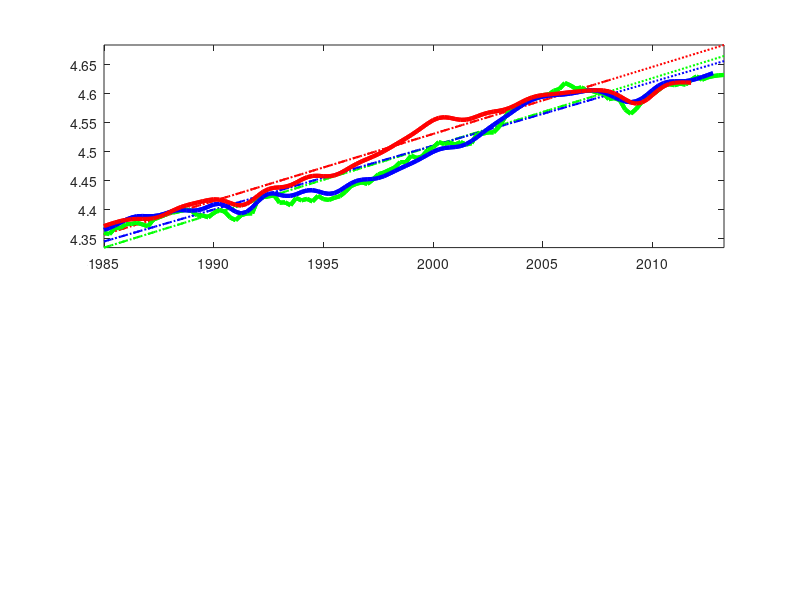

MATLAB code to generate this figure: (Note: this script raises an error after producing the figure.)
%tfp data from various sources
%sample is Q2 1947 to Q2 2013

%all data is in natural logs


% Fernald - raw
% Fernald - util adjusted
% Fernald - own, unemp. Proxy for util (Solow)
%     BLS - Manufacturing (interpolated)
%     BLS - Private Business (interpolated)
%     BLS - Private Nonfarm Business (interpolated)
%     BLS - Total (interpolated)
%     PENN world tables (interpolated)

sers=[0.0003	-0.0019	NaN	NaN	NaN	NaN	NaN	NaN
-0.008	-0.0123	NaN	NaN	NaN	NaN	NaN	NaN
-0.0001	-0.0046	NaN	NaN	NaN	NaN	NaN	NaN
0.0238	0.0234	NaN	NaN	3.8042	3.9001	NaN	NaN
0.0436	0.0529	0.0198	NaN	3.7958	3.8967	NaN	NaN
0.0346	0.0584	0.0112	NaN	3.7881	3.8937	NaN	NaN
0.036	0.0763	0.0125	NaN	3.7824	3.8922	NaN	NaN
0.0208	0.075	0.0004	NaN	3.7808	3.8936	NaN	NaN
0.0196	0.0805	0.0033	NaN	3.786	3.8999	NaN	NaN
0.0368	0.0941	0.0232	NaN	3.7987	3.9115	NaN	NaN
0.0299	0.0735	0.0174	NaN	3.8178	3.9276	NaN	NaN
0.0722	0.0955	0.0576	NaN	3.84	3.9463	NaN	4.112174105
0.0925	0.094	0.075	NaN	3.8603	3.9638	NaN	4.119231742
0.1127	0.0978	0.0915	NaN	3.8754	3.9779	NaN	4.126131373
0.114	0.0924	0.0915	NaN	3.8843	3.9874	NaN	4.132556981
0.1083	0.0899	0.0833	NaN	3.8877	3.9924	NaN	4.138034547
0.11	0.1016	0.0836	NaN	3.8884	3.9942	NaN	4.141932041
0.1287	0.1309	0.1026	NaN	3.8886	3.9939	NaN	4.14426446
0.1272	0.1348	0.1018	NaN	3.8899	3.9932	NaN	4.14569383
0.1274	0.1323	0.1009	NaN	3.8937	3.9933	NaN	4.1475292
0.1331	0.1289	0.1063	NaN	3.9003	3.9959	NaN	4.151726647
0.1348	0.1205	0.1087	NaN	3.9094	4.0012	NaN	4.158794129
0.1528	0.1337	0.1255	NaN	3.9197	4.0084	NaN	4.167791489
0.1654	0.1514	0.1377	NaN	3.9289	4.0153	NaN	4.176330449
0.1689	0.1707	0.1409	NaN	3.9339	4.0185	NaN	4.180574614
0.1619	0.1858	0.1342	NaN	3.9337	4.0169	NaN	4.179111302
0.1473	0.1925	0.1228	NaN	3.9294	4.0117	NaN	4.172951543
0.1458	0.2043	0.1264	NaN	3.9243	4.0062	NaN	4.165530083
0.1529	0.2126	0.1351	NaN	3.9241	4.0059	NaN	4.162705376
0.1638	0.213	0.1466	NaN	3.9311	4.0132	NaN	4.167188741
0.1793	0.2111	0.1599	NaN	3.9447	4.0274	NaN	4.178544358
0.1969	0.2105	0.1753	NaN	3.9613	4.0444	NaN	4.193189267
0.2087	0.2092	0.1861	NaN	3.9739	4.0569	NaN	4.20439337
0.2094	0.2037	0.1857	NaN	3.9792	4.0611	NaN	4.208571575
0.2042	0.1987	0.1809	NaN	3.9767	4.0569	NaN	4.205283794
0.1992	0.1968	0.1752	NaN	3.9694	4.0475	NaN	4.197234945
0.2033	0.2041	0.18	NaN	3.9637	4.0396	NaN	4.190274951
0.1998	0.2022	0.1762	NaN	3.9628	4.037	NaN	4.187568651
0.2164	0.22	0.1928	NaN	3.9675	4.0404	NaN	4.189595799
0.2166	0.2236	0.1923	NaN	3.9755	4.0474	NaN	4.194151069
0.2128	0.2271	0.1891	NaN	3.9818	4.0529	NaN	4.196344047
0.216	0.2414	0.1926	NaN	3.9839	4.0543	NaN	4.193927092
0.2152	0.2522	0.1941	NaN	3.9819	4.0514	NaN	4.187295335
0.1991	0.2431	0.1827	NaN	3.9785	4.0471	NaN	4.179486674
0.2061	0.248	0.1933	NaN	3.9787	4.0467	NaN	4.176181779
0.2239	0.2536	0.2108	NaN	3.9851	4.0527	NaN	4.180147941
0.2372	0.2473	0.2211	NaN	3.9977	4.0651	NaN	4.191239065
0.2506	0.2399	0.2324	NaN	4.0135	4.0812	NaN	4.20639568
0.262	0.2369	0.2414	NaN	4.0273	4.0952	NaN	4.219644929
0.2565	0.228	0.2365	NaN	4.0358	4.1041	NaN	4.227420859
0.2573	0.2377	0.2383	NaN	4.0383	4.1068	NaN	4.228564418
0.2793	0.2773	0.2587	NaN	4.0364	4.1047	NaN	4.224323455
0.2619	0.2792	0.2416	NaN	4.0338	4.1014	NaN	4.218352721
0.2588	0.2906	0.2395	NaN	4.0333	4.0993	NaN	4.213331837
0.2502	0.2874	0.2336	NaN	4.0361	4.1001	NaN	4.210965295
0.2548	0.2876	0.2398	NaN	4.0423	4.1042	NaN	4.211982457
0.281	0.3039	0.2667	NaN	4.0508	4.111	NaN	4.216137556
0.29	0.3024	0.275	NaN	4.0606	4.1197	NaN	4.222837743
0.3017	0.3081	0.2847	NaN	4.0706	4.1295	NaN	4.231143084
0.3058	0.3126	0.2868	NaN	4.0802	4.1393	NaN	4.239766567
0.3093	0.3219	0.2899	NaN	4.0888	4.1479	NaN	4.247074092
0.3186	0.3393	0.2996	NaN	4.096	4.1549	NaN	4.252246963
0.3281	0.3554	0.3087	NaN	4.1023	4.1606	NaN	4.255281882
0.3304	0.3606	0.312	NaN	4.1084	4.1657	NaN	4.25699095
0.3384	0.3676	0.3197	NaN	4.1156	4.172	NaN	4.259001668
0.3534	0.3791	0.334	NaN	4.1243	4.1801	NaN	4.262260413
0.3549	0.3768	0.3359	NaN	4.1345	4.1901	NaN	4.267032432
0.3654	0.3847	0.346	NaN	4.1454	4.2009	NaN	4.27290185
0.3698	0.3878	0.3494	NaN	4.1555	4.2107	NaN	4.278771663
0.3779	0.395	0.3567	NaN	4.1641	4.2187	NaN	4.284105167
0.3761	0.3912	0.355	NaN	4.1713	4.2248	NaN	4.288925952
0.3926	0.4036	0.3711	NaN	4.178	4.2302	NaN	4.293817906
0.3936	0.3991	0.3714	NaN	4.1857	4.2367	NaN	4.299925213
0.4082	0.408	0.385	NaN	4.195	4.245	NaN	4.307486566
0.422	0.4179	0.3976	NaN	4.2054	4.2548	NaN	4.31583516
0.4369	0.4322	0.4118	NaN	4.2153	4.2643	NaN	4.323398699
0.4305	0.4287	0.4051	NaN	4.222	4.2705	NaN	4.327699391
0.4274	0.4312	0.402	NaN	4.2244	4.2723	NaN	4.327723874
0.4297	0.4401	0.4039	NaN	4.223	4.2702	NaN	4.323923216
0.4307	0.4472	0.4053	NaN	4.22	4.2664	NaN	4.318212911
0.4348	0.4556	0.4094	NaN	4.219	4.265	NaN	4.313972887
0.4351	0.4579	0.4097	NaN	4.2219	4.2678	NaN	4.313108983
0.4375	0.4602	0.4125	NaN	4.2289	4.275	NaN	4.316052958
0.4531	0.4737	0.4273	NaN	4.2383	4.2847	NaN	4.32176249
0.4612	0.4784	0.4351	NaN	4.2466	4.2932	NaN	4.327721169
0.4641	0.4773	0.4377	NaN	4.2518	4.298	NaN	4.332095634
0.4618	0.4713	0.435	NaN	4.2528	4.2982	NaN	4.333735568
0.4606	0.4681	0.4339	NaN	4.2503	4.2944	NaN	4.3321737
0.4581	0.4661	0.4314	NaN	4.2457	4.2885	NaN	4.327625804
0.4577	0.4693	0.4316	NaN	4.2408	4.2821	NaN	4.32082229
0.4508	0.469	0.4247	NaN	4.2369	4.2769	NaN	4.313008204
0.4453	0.4714	0.421	NaN	4.2353	4.2742	NaN	4.305943228
0.4492	0.4821	0.4267	NaN	4.237	4.2751	NaN	4.301901678
0.4605	0.4975	0.4393	NaN	4.2423	4.2798	NaN	4.301930612
0.45	0.487	0.4307	NaN	4.2507	4.2877	NaN	4.305849825
0.4731	0.5061	0.4541	NaN	4.2606	4.2974	NaN	4.31225185
0.474	0.5007	0.455	NaN	4.2696	4.3065	NaN	4.31850196
0.4826	0.5023	0.464	NaN	4.2768	4.3138	NaN	4.323192823
0.482	0.4954	0.463	NaN	4.2822	4.3193	NaN	4.326144507
0.4904	0.4989	0.4711	NaN	4.2871	4.3244	NaN	4.328404473
0.5062	0.5104	0.4865	NaN	4.2942	4.3316	NaN	4.332247579
0.5125	0.5122	0.4925	NaN	4.3042	4.3416	NaN	4.338463729
0.5288	0.5233	0.5082	NaN	4.3162	4.3534	NaN	4.346357866
0.5439	0.5327	0.5216	NaN	4.3272	4.3645	NaN	4.353749979
0.5423	0.527	0.5201	NaN	4.3326	4.3704	NaN	4.356975099
0.5309	0.5155	0.5084	NaN	4.3302	4.3689	NaN	4.354254618
0.5318	0.5221	0.5093	NaN	4.3206	4.3603	NaN	4.345696296
0.5124	0.5142	0.4908	NaN	4.3066	4.3471	NaN	4.333294251
0.5062	0.5241	0.4849	NaN	4.2938	4.3341	NaN	4.320928969
0.4947	0.5287	0.4747	NaN	4.2856	4.3245	NaN	4.311250734
0.4889	0.535	0.4721	NaN	4.2839	4.3203	NaN	4.305679631
0.4907	0.5418	0.4796	NaN	4.2881	4.3219	NaN	4.304405547
0.5037	0.5526	0.4947	NaN	4.2963	4.328	NaN	4.306388168
0.5178	0.5591	0.5074	NaN	4.3064	4.3374	NaN	4.310587819
0.5214	0.5531	0.5103	NaN	4.317	4.3487	NaN	4.315965463
0.5374	0.5612	0.5241	NaN	4.3269	4.36	NaN	4.321482703
0.5418	0.5614	0.5282	NaN	4.3353	4.3696	NaN	4.326101778
0.543	0.5621	0.5297	NaN	4.3418	4.3764	NaN	4.329294126
0.545	0.5657	0.5321	NaN	4.3465	4.3805	NaN	4.331040383
0.5493	0.5713	0.5353	NaN	4.3497	4.3825	NaN	4.331830382
0.5589	0.58	0.5435	NaN	4.3525	4.3844	NaN	4.332663156
0.5714	0.5887	0.5553	NaN	4.3553	4.3872	NaN	4.33416241
0.5635	0.5747	0.5467	NaN	4.3586	4.3911	NaN	4.336576519
0.5595	0.5638	0.5414	NaN	4.3623	4.3959	NaN	4.339778533
0.5788	0.5775	0.5595	NaN	4.3661	4.4003	NaN	4.343266175
0.5778	0.5741	0.5585	NaN	4.3695	4.4036	NaN	4.346401164
0.5785	0.5764	0.559	NaN	4.3718	4.4048	NaN	4.34840922
0.5766	0.5797	0.5571	NaN	4.3718	4.4033	NaN	4.348380061
0.5651	0.5761	0.5449	NaN	4.3684	4.3987	NaN	4.345267403
0.5612	0.5806	0.5417	NaN	4.3616	4.3914	NaN	4.339107402
0.5575	0.5835	0.5383	NaN	4.3524	4.3825	NaN	4.331018649
0.5567	0.5856	0.5384	NaN	4.3433	4.3742	NaN	4.323202172
0.5355	0.563	0.5205	NaN	4.338	4.3692	NaN	4.318941439
0.5363	0.5585	0.5226	NaN	4.3378	4.3685	NaN	4.319530938
0.5515	0.5667	0.5368	NaN	4.3419	4.3712	NaN	4.32427618
0.562	0.5716	0.5473	NaN	4.3472	4.3742	NaN	4.330493695
0.554	0.5624	0.5393	NaN	4.3484	4.3727	NaN	4.33351104
0.5643	0.5776	0.5496	NaN	4.3429	4.3647	NaN	4.331099065
0.5449	0.5684	0.5329	NaN	4.3314	4.351	NaN	4.323471921
0.5324	0.5686	0.5225	NaN	4.3172	4.3356	NaN	4.313287057
0.5308	0.5773	0.5231	NaN	4.3064	4.325	NaN	4.305645219
0.5249	0.5756	0.519	NaN	4.3028	4.323	NaN	4.303559306
0.5266	0.5727	0.5235	NaN	4.3073	4.3303	NaN	4.307954373
0.533	0.5664	0.5289	NaN	4.3183	4.3444	NaN	4.317667626
0.5482	0.5652	0.543	NaN	4.3316	4.3599	NaN	4.329448425
0.552	0.553	0.5441	NaN	4.344	4.3732	NaN	4.340979849
0.5636	0.5538	0.5525	NaN	4.354	4.3823	NaN	4.350878693
0.5763	0.5634	0.563	NaN	4.3608	4.3871	NaN	4.358695468
0.5846	0.5762	0.5695	NaN	4.3655	4.389	NaN	4.364914403
0.5856	0.5866	0.5705	NaN	4.3687	4.3894	NaN	4.369948199
0.5848	0.5963	0.5693	NaN	4.3711	4.3895	NaN	4.374138029
0.5889	0.6089	0.5731	NaN	4.3736	4.3902	NaN	4.377753541
0.5866	0.6113	0.5712	NaN	4.3768	4.3922	NaN	4.380992851
0.5971	0.6234	0.5813	NaN	4.381	4.3957	NaN	4.383931475
0.5971	0.6233	0.5805	NaN	4.386	4.4004	NaN	4.386522326
0.6039	0.63	0.5873	NaN	4.391	4.4053	NaN	4.388595714
0.6042	0.6309	0.5884	NaN	4.3948	4.4088	NaN	4.389859347
0.6062	0.6336	0.5897	NaN	4.397	4.4103	NaN	4.390314949
0.6034	0.6304	0.5862	NaN	4.3975	4.4099	NaN	4.390258264
0.6001	0.6249	0.5822	4.3277	4.3971	4.4086	4.4375	4.390279055
0.6117	0.6324	0.5928	4.3353	4.3973	4.4083	4.4372	4.391261101
0.6155	0.6316	0.5956	4.3426	4.3986	4.4098	4.4369	4.39363352
0.6193	0.6317	0.5987	4.3495	4.4012	4.4132	4.4368	4.397370768
0.624	0.6353	0.6031	4.3552	4.4043	4.4174	4.4369	4.401992639
0.6245	0.6375	0.6029	4.3591	4.4067	4.4206	4.4375	4.406564263
0.627	0.6437	0.6054	4.3609	4.4076	4.4219	4.4387	4.410513763
0.6289	0.6493	0.6066	4.3605	4.4073	4.4213	4.4408	4.413632251
0.6266	0.6489	0.604	4.3585	4.4066	4.4197	4.4443	4.416073829
0.6189	0.6407	0.5962	4.3556	4.4072	4.4191	4.4493	4.418355591
0.6188	0.6382	0.5961	4.3525	4.4097	4.4204	4.4556	4.420631066
0.6156	0.6324	0.5936	4.3497	4.4136	4.4232	4.4619	4.42269022
0.623	0.6389	0.6007	4.3476	4.4174	4.4262	4.4664	4.423959457
0.6285	0.6458	0.6062	4.3464	4.4185	4.427	4.4663	4.423501616
0.6254	0.6461	0.6044	4.3461	4.4161	4.4246	4.4607	4.4211746
0.6152	0.6397	0.5956	4.3462	4.4107	4.4196	4.4507	4.417631371
0.6107	0.6374	0.5928	4.3461	4.4047	4.414	4.4389	4.414319955
0.6192	0.6454	0.6019	4.3447	4.402	4.4113	4.43	4.413483438
0.6222	0.6453	0.6052	4.3418	4.4045	4.4134	4.4264	4.416141508
0.6224	0.6412	0.6061	4.338	4.4119	4.42	4.4285	4.42209045
0.6459	0.6611	0.6306	4.3344	4.4221	4.4292	4.4345	4.42990315
0.6505	0.6643	0.6358	4.3333	4.4308	4.4372	4.4404	4.436929095
0.6517	0.6667	0.6371	4.3356	4.4357	4.442	4.4438	4.441703263
0.6536	0.6713	0.6383	4.3414	4.4363	4.443	4.4441	4.443946128
0.6408	0.6608	0.6245	4.3496	4.434	4.4413	4.4421	4.444563655
0.6414	0.6619	0.6251	4.3583	4.4321	4.4397	4.4402	4.445647303
0.6364	0.6547	0.6191	4.3662	4.4322	4.4399	4.4399	4.448305036
0.6489	0.6631	0.6309	4.3728	4.4348	4.4422	4.4417	4.452661321
0.6448	0.6546	0.6268	4.3784	4.4388	4.4458	4.445	4.457857126
0.6474	0.6547	0.628	4.384	4.4416	4.4486	4.4482	4.462049928
0.643	0.6509	0.6229	4.39	4.442	4.4496	4.4504	4.464303489
0.6527	0.6646	0.6312	4.3963	4.4401	4.4488	4.4516	4.464587865
0.647	0.6653	0.6252	4.402	4.4371	4.4471	4.4523	4.463779401
0.6456	0.6711	0.6245	4.4056	4.4356	4.4466	4.4537	4.463660732
0.6493	0.6807	0.6282	4.4067	4.437	4.4481	4.4565	4.465271632
0.652	0.6867	0.6306	4.4057	4.4414	4.4519	4.4606	4.468909015
0.6596	0.6947	0.6379	4.4041	4.4477	4.4569	4.4653	4.474126931
0.6694	0.7021	0.6477	4.4043	4.4536	4.4614	4.4696	4.479736571
0.6734	0.7019	0.6509	4.4076	4.4579	4.4644	4.4725	4.484986086
0.6759	0.6998	0.6534	4.414	4.46	4.4657	4.4741	4.489560587
0.6732	0.6929	0.6504	4.4228	4.4607	4.4659	4.4747	4.493582145
0.6807	0.6974	0.6571	4.4317	4.4614	4.4664	4.4752	4.497609791
0.6899	0.7054	0.6659	4.4392	4.4631	4.4682	4.4763	4.501997311
0.6927	0.7087	0.6681	4.4445	4.4661	4.4714	4.4783	4.506893241
0.6973	0.715	0.6723	4.4473	4.4704	4.4758	4.4812	4.512240871
0.7016	0.7213	0.6759	4.4479	4.475	4.4804	4.4848	4.517778245
0.7108	0.7317	0.6855	4.4472	4.4796	4.4847	4.4887	4.523377855
0.7107	0.731	0.685	4.4463	4.4839	4.4886	4.4927	4.529046647
0.7219	0.7396	0.6959	4.4472	4.4882	4.4922	4.4963	4.534926017
0.7179	0.7312	0.6919	4.4522	4.4928	4.4963	4.4992	4.541291811
0.7207	0.7293	0.6944	4.4619	4.4979	4.5008	4.5014	4.548053623
0.7319	0.737	0.7053	4.4749	4.5032	4.5058	4.5028	4.554754792
0.7361	0.7401	0.7091	4.4882	4.5083	4.5107	4.504	4.560572403
0.7454	0.7513	0.7181	4.497	4.5122	4.5143	4.5056	4.564317288
0.742	0.7523	0.715	4.499	4.5146	4.5165	4.5078	4.565550571
0.7447	0.7604	0.7174	4.4946	4.5157	4.5174	4.5107	4.56458367
0.7412	0.7618	0.7149	4.4868	4.5164	4.5179	4.514	4.5624783
0.7453	0.7694	0.7196	4.4814	4.5181	4.5195	4.5171	4.561046465
0.7411	0.7669	0.7167	4.4814	4.5214	4.5229	4.5197	4.561307653
0.7434	0.7699	0.7213	4.488	4.5267	4.5282	4.5219	4.563488831
0.7601	0.7868	0.7387	4.4995	4.5334	4.5352	4.524	4.567024447
0.7597	0.7869	0.7386	4.512	4.5407	4.5425	4.5265	4.57055643
0.762	0.7899	0.7406	4.5233	4.5479	4.5495	4.5301	4.57333065
0.762	0.7902	0.7413	4.5324	4.5547	4.5558	4.5347	4.575196922
0.7717	0.7989	0.7509	4.5398	4.5611	4.5617	4.5404	4.576608999
0.7869	0.8121	0.7669	4.5477	4.5675	4.5676	4.5467	4.578624582
0.801	0.8233	0.7809	4.5571	4.5741	4.5738	4.5536	4.581786182
0.8063	0.8262	0.7852	4.5679	4.5808	4.5803	4.5607	4.58612113
0.8094	0.8285	0.7879	4.579	4.5872	4.5867	4.5682	4.59114157
0.8154	0.8357	0.7936	4.5882	4.593	4.5925	4.576	4.595844463
0.8218	0.8448	0.7992	4.5944	4.5976	4.5973	4.5841	4.599607833
0.821	0.8469	0.7985	4.5978	4.6011	4.601	4.5921	4.60219077
0.8264	0.8535	0.8035	4.5995	4.6034	4.6035	4.5992	4.603733425
0.827	0.8527	0.8033	4.602	4.6049	4.605	4.6046	4.604757017
0.8337	0.8553	0.8096	4.6064	4.6058	4.6059	4.6079	4.605628706
0.8369	0.8531	0.8128	4.6128	4.6065	4.6063	4.609	4.606561596
0.8472	0.8581	0.822	4.6204	4.6073	4.6068	4.6086	4.607614735
0.8431	0.85	0.8175	4.627	4.6085	4.6077	4.6074	4.608693113
0.8373	0.8418	0.8116	4.6314	4.6101	4.6093	4.6061	4.609717544
0.8396	0.8428	0.8132	4.6336	4.612	4.6113	4.6048	4.610624657
0.834	0.8356	0.8079	4.6343	4.6136	4.613	4.6033	4.611366906
0.8334	0.8329	0.8074	4.6351	4.6141	4.6136	4.6012	4.611912562
0.8299	0.8273	0.8046	4.6368	4.6131	4.6125	4.598	4.612092998
0.8294	0.8266	0.8045	4.6389	4.6104	4.6097	4.5937	4.61160268
0.8192	0.8205	0.795	4.6397	4.6065	4.6054	4.5882	4.609999174
0.8212	0.832	0.7981	4.6367	4.6021	4.6004	4.5819	4.606703143
0.8177	0.8429	0.7972	4.6293	4.598	4.5955	4.5753	4.601821852
0.8014	0.8429	0.7842	4.6186	4.5949	4.5915	4.5691	4.596149164
0.7942	0.8498	0.7824	4.6081	4.5937	4.5896	4.5645	4.591165544
0.8025	0.8656	0.7947	4.6031	4.5953	4.5906	4.5628	4.589038057
0.8141	0.876	0.8075	4.6063	4.5998	4.5949	4.5646	4.59078708
0.8279	0.8804	0.8226	4.6174	4.6068	4.6019	4.5697	4.5962863
0.8279	0.8656	0.8221	4.6336	4.6148	4.6103	4.577	4.604262717
0.8344	0.8566	0.8277	4.6492	4.6218	4.618	4.5846	4.612296643
0.8434	0.8537	0.8364	4.6607	4.6267	4.6237	4.5914	4.618796562
0.8451	0.8492	0.8381	4.6663	4.6291	4.627	4.5968	4.622999133
0.8434	0.8468	0.8342	4.6664	4.6297	4.6283	4.6007	4.624969188
0.8461	0.8523	0.8369	4.663	4.6297	4.6291	4.6038	4.625599734
0.8443	0.8538	0.8351	4.658	4.6301	4.63	4.6064	4.625560526
0.8524	0.8636	0.842	4.6525	4.6315	4.6317	4.6088	4.625298066
0.8587	0.8692	0.8466	NaN	4.6339	4.6341	NaN	NaN
0.8528	0.8612	0.8403	NaN	4.637	4.6371	NaN	NaN
0.8569	0.8636	0.8436	NaN	4.6403	4.6403	NaN	NaN
0.859	0.8658	0.8448	NaN	4.6437	4.6436	NaN	NaN
0.8604	0.8695	0.8458	NaN	NaN	NaN	NaN	NaN
0.8611	0.8741	0.8461	NaN	NaN	NaN	NaN	NaN];


tfptime=1947.25:0.25:2013.25;

normobs=2007;
trendfrom=1985; 
trenduntil=2008.25;
showfrom=1985; 


idxnorm=find(tfptime==normobs);
idxshow=find(tfptime==showfrom);
idxtrendfrom=find(tfptime==trendfrom);
idxtrenduntil=find(tfptime==trenduntil);
obs=length(sers(:,1));

%normalize
sers=log(100*exp(sers)./repmat(exp(sers(idxnorm,:)),size(sers,1),1));


% 1. Fernald - raw
% 2. Fernald - util adjusted
% 3. Fernald - own, unemp. Proxy for util (Solow)
% 4.     BLS - Manufacturing (interpolated)
% 5.     BLS - Private Business (interpolated)
% 6.     BLS - Private Nonfarm Business (interpolated)
% 7.     BLS - Total (interpolated)
% 8.    PENN world tables (interpolated)


Fernaldraw=sers(:,1);
Fernaldrawtrend=Fernaldraw(idxtrendfrom:idxtrenduntil)-detrend(Fernaldraw(idxtrendfrom:idxtrenduntil),'linear');
Fernaldrawtrend=[NaN*ones(idxtrendfrom-1,1);Fernaldrawtrend;NaN*ones(obs-idxtrenduntil,1)];
Fernaldrawtrendforecast=cumsum([Fernaldrawtrend(idxtrenduntil);diff(Fernaldrawtrend(idxtrendfrom:idxtrendfrom+obs-idxtrenduntil))]);
Fernaldrawtrendforecast=[Fernaldrawtrend(1:idxtrenduntil);Fernaldrawtrendforecast(2:end)];
Fernaldrawdev=Fernaldraw-Fernaldrawtrendforecast;

Penn=sers(:,8);
Penntrend=Penn(idxtrendfrom:idxtrenduntil)-detrend(Penn(idxtrendfrom:idxtrenduntil),'linear');
Penntrend=[NaN*ones(idxtrendfrom-1,1);Penntrend;NaN*ones(obs-idxtrenduntil,1)];
Penntrendforecast=cumsum([Penntrend(idxtrenduntil);diff(Penntrend(idxtrendfrom:idxtrendfrom+obs-idxtrenduntil))]);
Penntrendforecast=[Penntrend(1:idxtrenduntil);Penntrendforecast(2:end)];
Penndev=Penn-Penntrendforecast;

BLSpriv=sers(:,5);
BLSprivtrend=BLSpriv(idxtrendfrom:idxtrenduntil)-detrend(BLSpriv(idxtrendfrom:idxtrenduntil),'linear');
BLSprivtrend=[NaN*ones(idxtrendfrom-1,1);BLSprivtrend;NaN*ones(obs-idxtrenduntil,1)];
BLSprivtrendforecast=cumsum([BLSprivtrend(idxtrenduntil);diff(BLSprivtrend(idxtrendfrom:idxtrendfrom+obs-idxtrenduntil))]);
BLSprivtrendforecast=[BLSprivtrend(1:idxtrenduntil);BLSprivtrendforecast(2:end)];
BLSprivdev=BLSpriv-BLSprivtrendforecast;



figure;
%%Fernald, Penn
show_all=1; %NBER recessions full 2007-2007 dates
%level
subplot(2,1,1)

plot(tfptime(idxshow:end),Fernaldraw(idxshow:end),'g-','LineWidth',3);hold on;
plot(tfptime(idxshow:end),BLSpriv(idxshow:end),'b-','LineWidth',3);hold on;
plot(tfptime(idxshow:end),Penn(idxshow:end),'r-','LineWidth',3);hold on;


plot(tfptime(idxshow:end),Fernaldrawtrend(idxshow:end),'g--','LineWidth',1.5);hold on;
plot(tfptime(idxshow:end),BLSprivtrend(idxshow:end),'b--','LineWidth',1.5);hold on;
plot(tfptime(idxshow:end),Penntrend(idxshow:end),'r--','LineWidth',1.5);hold on;

plot(tfptime(idxshow:end),Fernaldrawtrendforecast(idxshow:end),'g:','LineWidth',1.5);hold on;
plot(tfptime(idxshow:end),BLSprivtrendforecast(idxshow:end),'b:','LineWidth',1.5);hold on;
plot(tfptime(idxshow:end),Penntrendforecast(idxshow:end),'r:','LineWidth',1.5);hold on;

plot(tfptime(idxshow:end),Fernaldraw(idxshow:end),'g-','LineWidth',3);hold on;
plot(tfptime(idxshow:end),BLSpriv(idxshow:end),'b-','LineWidth',3);hold on;
plot(tfptime(idxshow:end),Penn(idxshow:end),'r-','LineWidth',3);hold on;


axis tight
recession_bars;
plot(tfptime(idxshow:end),Fernaldraw(idxshow:end),'g-','LineWidth',3);hold on;
plot(tfptime(idxshow:end),BLSpriv(idxshow:end),'b-','LineWidth',3);hold on;
plot(tfptime(idxshow:end),Penn(idxshow:end),'r-','LineWidth',3);hold on;


plot(tfptime(idxshow:end),Fernaldrawtrend(idxshow:end),'g--','LineWidth',1.5);hold on;
plot(tfptime(idxshow:end),BLSprivtrend(idxshow:end),'b--','LineWidth',1.5);hold on;
plot(tfptime(idxshow:end),Penntrend(idxshow:end),'r--','LineWidth',1.5);hold on;

plot(tfptime(idxshow:end),Fernaldrawtrendforecast(idxshow:end),'g:','LineWidth',1.5);hold on;
plot(tfptime(idxshow:end),BLSprivtrendforecast(idxshow:end),'b:','LineWidth',1.5);hold on;
plot(tfptime(idxshow:end),Penntrendforecast(idxshow:end),'r:','LineWidth',1.5);hold on;

plot(tfptime(idxshow:end),Fernaldraw(idxshow:end),'g-','LineWidth',3);hold on;
plot(tfptime(idxshow:end),BLSpriv(idxshow:end),'b-','LineWidth',3);hold on;
plot(tfptime(idxshow:end),Penn(idxshow:end),'r-','LineWidth',3);hold on;


set(gca,'FontSize',12);
 
axis tight
title('Log Total Factor Productivity (TFP): 1985-2013','FontSize',12);
legend('Fernald (Raw)','BLS (Private Business)','Penn World Tables',2);
legend boxoff

text('String',['Notes: Linear trend from 1985Q1-2008Q2 (dashed-dotted). Forecast from 2008Q3 based on linear trend (dotted).'],...
    'Position',[1984.75 4.270050235 0],'FontSize',9);

%deviations
%Fernald, PENN
show_all=0;
subplot(2,1,2)
plot(tfptime(idxtrenduntil+1:end),100*Fernaldrawdev(idxtrenduntil+1:idxtrenduntil+obs-idxtrenduntil),'g-','LineWidth',3);hold on;
plot(tfptime(idxtrenduntil+1:end),100*BLSprivdev(idxtrenduntil+1:idxtrenduntil+obs-idxtrenduntil),'b-','LineWidth',3);hold on;
plot(tfptime(idxtrenduntil+1:end),100*Penndev(idxtrenduntil+1:idxtrenduntil+obs-idxtrenduntil),'r-','LineWidth',3);hold on;
plot(tfptime(idxtrenduntil+1:end),tfphand(1:obs-idxtrenduntil),'k-o','LineWidth',3,'MarkerSize',4);hold on;
leg=legend('Fernald (Raw)','BLS (Private Business)','Penn World Tables','Our Model',1);
set(leg,'FontSize',10);
legend boxoff
axis tight
axis([2008.5 2013.25 -7 1]);
recession_bars;
plot(tfptime(idxtrenduntil+1:end),100*Fernaldrawdev(idxtrenduntil+1:idxtrenduntil+obs-idxtrenduntil),'g-','LineWidth',3);hold on;
plot(tfptime(idxtrenduntil+1:end),100*BLSprivdev(idxtrenduntil+1:idxtrenduntil+obs-idxtrenduntil),'b-','LineWidth',3);hold on;
plot(tfptime(idxtrenduntil+1:end),100*Penndev(idxtrenduntil+1:idxtrenduntil+obs-idxtrenduntil),'r-','LineWidth',3);hold on;
plot(tfptime(idxtrenduntil+1:end),tfphand(1:obs-idxtrenduntil),'k-o','LineWidth',3,'MarkerSize',4);hold on;
axis([2008.5 2013.25 -7 1]);
time_str={'2008Q3',	  '2009Q3',	  '2010Q3',	  '2011Q3',  '2012Q3', 	'2013Q2',	 };
set(gca,'Xtick',[2008.5 2009.5 2010.5 2011.5 2012.5 2013.25]);
set(gca,'Xticklabel',time_str);
set(gca,'FontSize',12);
title('TFP (% Deviation from Trend)','FontSize',12);

suptitle2('Figure 6: Measures of Total Factor Productivity: 1985-2013')

orient portrait;
set(gcf, 'PaperPositionMode', 'manual');
set(gcf, 'PaperUnits', 'inches');
set(gcf, 'PaperPosition', [.2 1 8 9]);

print -dpdf ModelvsTFPcollectionlong; print -depsc ModelvsTFPcollectionlong; saveas(gcf, 'ModelvsTFPcollectionlong','fig');

 
